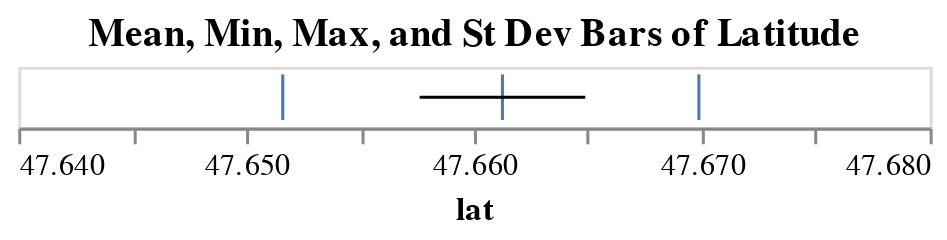

The notebook cell saved with this chart:
### Markdown cell above
**Part 2**

### Code cell
mean = alt.Chart(d).mark_tick().encode(
    alt.X('lat', aggregate='mean', scale=alt.Scale(domain=(47.64,47.68)), axis = alt.Axis(grid=False))
).properties(
    title='Mean, Min, Max, and St Dev Bars of Latitude'
)
min = alt.Chart(d).mark_tick().encode(
    alt.X('lat', aggregate='min')
)
max = alt.Chart(d).mark_tick().encode(
    alt.X('lat', aggregate='max')
)
stdev = alt.Chart(d).mark_errorbar(extent='stdev').encode(
    alt.X('lat')
)

mean+min+max+stdev

### Figure 1 — Vega-Lite specification as saved in the notebook (floating-point values rounded to 4 significant figures; data arrays with more than 128 entries replaced by an {"elided": "..."} marker saying what was removed)
{"config": {"view": {"continuousWidth": 300, "continuousHeight": 300}}, "layer": [{"mark": {"type": "tick"}, "encoding": {"x": {"aggregate": "mean", "axis": {"grid": false}, "field": "lat", "scale": {"domain": [47.64, 47.68]}, "type": "quantitative"}}, "title": "Mean, Min, Max, and St Dev Bars of Latitude"}, {"mark": {"type": "tick"}, "encoding": {"x": {"aggregate": "min", "field": "lat", "type": "quantitative"}}}, {"mark": {"type": "tick"}, "encoding": {"x": {"aggregate": "max", "field": "lat", "type": "quantitative"}}}, {"mark": {"type": "errorbar", "extent": "stdev"}, "encoding": {"x": {"field": "lat", "type": "quantitative"}}}], "data": {"name": "data-6dfcc2d045bece6fe69863e2539333af"}, "$schema": "https://vega.github.io/schema/vega-lite/v5.8.0.json", "datasets": {"data-6dfcc2d045bece6fe69863e2539333af": {"elided": "182 records"}}}
